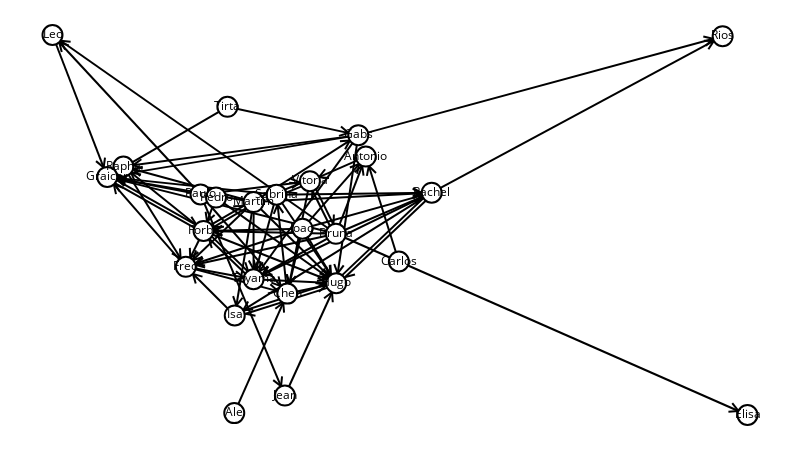

Source (notebook cell):
### Code cell
sn.show_graph(g1, nlab=True)

### Figure 1 — Plotly figure (JSON) as saved in the notebook; plotly's stock layout.template omitted (floating-point values rounded to 4 significant figures; data arrays with more than 128 entries replaced by an {"elided": "..."} marker saying what was removed)
{"data": [{"hoverinfo": "none", "line": {"color": "rgb(0, 0, 0)", "width": 2}, "mode": "lines", "x": {"elided": "678 float values"}, "y": {"elided": "678 float values"}}, {"hoverinfo": "none", "marker": {"color": "rgb(255, 255, 255)", "line": {"color": "rgb(0, 0, 0)", "width": 2}, "size": 20}, "mode": "markers+text", "text": ["Rachel", "Jean", "Bruna", "Leo", "Joao", "Rapha", "Carlos", "Fred", "Toyama", "Vitoria", "Hugo", "Gabs", "Elisa", "Paulo", "Sabrina", "Forba", "Rios", "Ale", "Graicer", "Antonio", "Martim", "Pedro", "Isa", "Chen", "Tirta"], "textfont": {"color": "rgb(0, 0, 0)"}, "textposition": "middle center", "x": [0.5456, 0.3344, 0.4078, 0, 0.3596, 0.102, 0.4984, 0.1918, 0.2892, 0.3704, 0.4082, 0.44, 1, 0.213, 0.3223, 0.2174, 0.9642, 0.2615, 0.07879, 0.4508, 0.2894, 0.2353, 0.2622, 0.3378, 0.2517], "y": [0.5851, 0.05125, 0.4769, 1, 0.4903, 0.6539, 0.4039, 0.39, 0.3572, 0.6153, 0.3467, 0.7365, 0, 0.5803, 0.5796, 0.4843, 0.9969, 0.004943, 0.6266, 0.6801, 0.5604, 0.5721, 0.262, 0.3195, 0.811]}], "layout": {"height": 450, "margin": {"b": 0, "l": 0, "r": 0, "t": 0}, "showlegend": false, "width": 800, "xaxis": {"showgrid": false, "showticklabels": false, "zeroline": false}, "yaxis": {"showgrid": false, "showticklabels": false, "zeroline": false}}}
